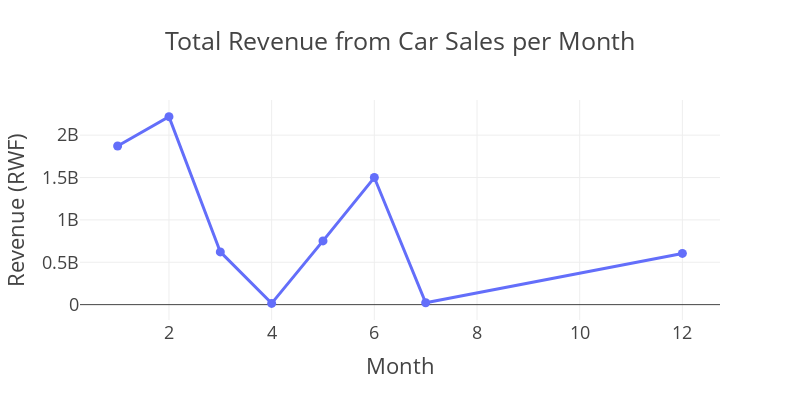

Notebook code cell kept with this figure:
### Markdown cell above
### Total Revenue per Month

### Code cell
# Group by sale month and sum selling prices (revenue)
monthly_revenue = car_sales_df.groupby('sale_month')['selling_price'].sum().reset_index()
monthly_revenue.columns = ['sale_month', 'total_revenue']
fig = px.line(
    monthly_revenue,
    x='sale_month',
    y='total_revenue',
    title='Total Revenue from Car Sales per Month',
    markers=True,
    labels={'sale_month': 'Month', 'total_revenue': 'Revenue (RWF)'},
    width=800,
    height=400
)
fig.update_layout(template='presentation')
fig.show()

### Figure 1 — Plotly figure (JSON) as saved in the notebook; plotly's stock layout.template omitted (floating-point values rounded to 4 significant figures)
{"data": [{"hovertemplate": "Month=%{x}<br>Revenue (RWF)=%{y}<extra></extra>", "legendgroup": "", "line": {"color": "#636efa", "dash": "solid"}, "marker": {"symbol": "circle"}, "mode": "lines+markers", "name": "", "orientation": "v", "showlegend": false, "type": "scatter", "x": [1, 2, 3, 4, 5, 6, 7, 12], "xaxis": "x", "y": [1872000000.0, 2219000000.0, 622100000.0, 14800000.0, 752200000.0, 1500000000.0, 22070000.0, 604400000.0], "yaxis": "y"}], "layout": {"height": 400, "legend": {"tracegroupgap": 0}, "title": {"text": "Total Revenue from Car Sales per Month"}, "width": 800, "xaxis": {"anchor": "y", "autorange": true, "domain": [0, 1], "range": [0.2672, 12.73], "title": {"text": "Month"}, "type": "linear"}, "yaxis": {"anchor": "x", "autorange": true, "domain": [0, 1], "range": [-181400000.0, 2415000000.0], "title": {"text": "Revenue (RWF)"}, "type": "linear"}}}
